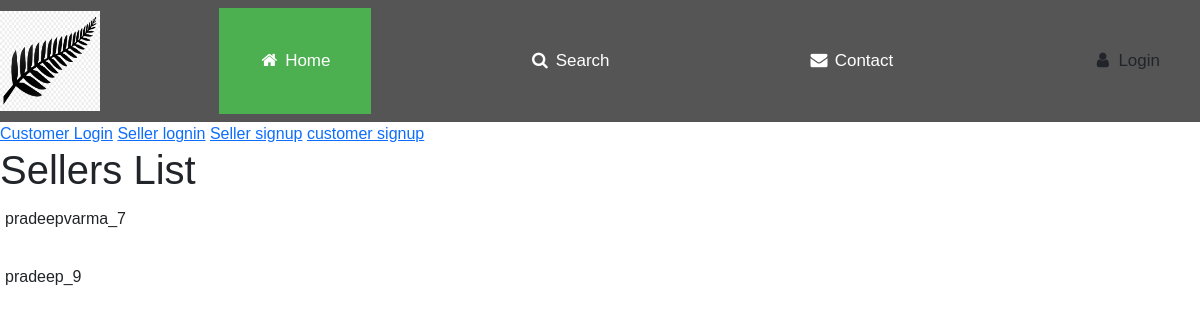
The app's page /, older data.
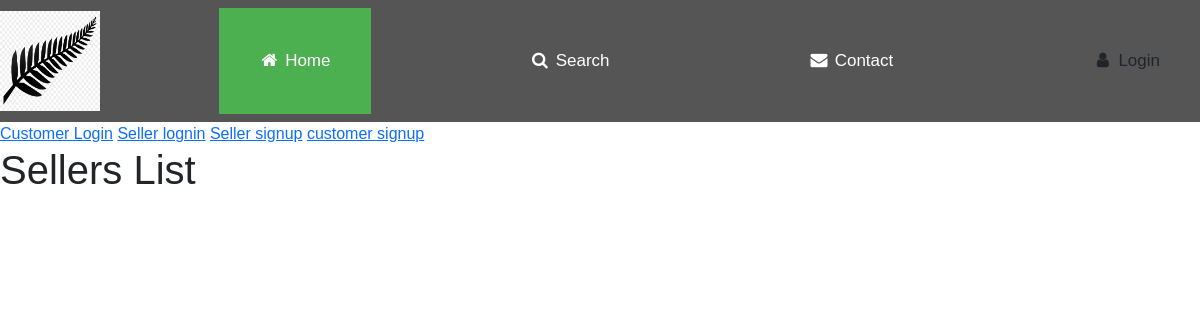
The same page, newer data.
### accounts/models.py (models this page shows)
class Seller(models.Model):
    user = models.OneToOneField(User, on_delete=models.CASCADE, primary_key=True)

class User(AbstractUser):
    is_customer = models.BooleanField(default=False)
    is_seller = models.BooleanField(default=False)

### accounts/views.py (the view)
# urls.py: path('',HomeF,name='homef'),
def HomeF(req):
    obj = Seller.objects.all()
    context ={
        'print' : obj
    }
    return render(req,'FirstPage.html',context)

### accounts/templates/FirstPage.html (shortened to what this page needs)
{% extends 'base.html' %}
{% load static %}
{% block body_block %}
<!DOCTYPE html>
<html>
<link rel="stylesheet" href="https://cdnjs.cloudflare.com/ajax/libs/font-awesome/4.7.0/css/font-awesome.min.css">
<body>
<div class="navbar">
<img src="{% static 'images/leaf.png' %}" height="100px" width="100px" align="left" onclick="image(this)">
  <a class="active" href="#"><i class="fa fa-fw fa-home"></i> Home</a>
  <a href="#"role="button" aria-pressed="true"><i class="fa fa-fw fa-search"></i> Search</a>
  <a href="#"role="button" aria-pressed="true"><i class="fa fa-fw fa-envelope"></i> Contact</a>
<a button onclick="document.getElementById('id01').style.display='block'" style="width:auto;" aria-pressed="true"><i class="fa fa-fw fa-user "></i> Login</a></button></a>
</div>
</body>
</html>
<a href="{% url 'clogin' %}">Customer Login</a>
<a href="{% url 'slogin' %}">Seller lognin</a>
<a href="{% url 'ssignup' %}" type="button" >Seller signup</a>
<a href="{% url 'csignup' %}" type="button" >customer signup</a>
<h1>Sellers List</h1>
    {% for i in print %}
    <table>
        <td>{{i.user.username}}</td>
    </table>
        <br>
    {% endfor %}
{% endblock %}

### accounts/templates/base.html (shortened to what this page needs)
<!DOCTYPE html>
<html lang="en">
<head>
    <link href="https://cdn.jsdelivr.net/npm/bootstrap@5.0.0-beta1/dist/css/bootstrap.min.css" rel="stylesheet">
</head>
<body>
    {% block body_block %}
    {% endblock %}
</body>
</html>

### accounts/templates/FirstPage.html (style rules this page uses)
body { font-family: Arial, Helvetica, sans-serif; }
.navbar { width: 100%; background-color: #555; overflow: auto; }
.navbar a { float: left; padding: 40px; color: white; text-decoration: none; font-size: 17px; }
.active { background-color: #4CAF50; }

Row changes from the older to the newer data that the page shows:
removed Seller: user.username "pradeepvarma_7"
removed Seller: user.username "pradeep_9"
